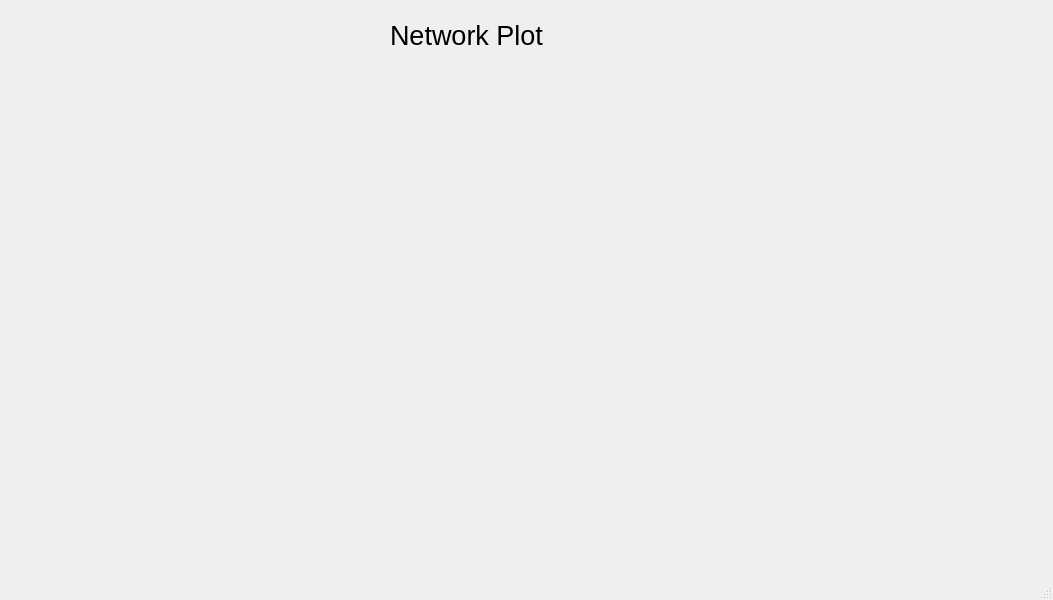
<?xml version="1.0" encoding="UTF-8"?>
<ui version="4.0">
 <class>NetworkPlot</class>
 <widget class="QMainWindow" name="NetworkPlot">
  <property name="geometry">
   <rect>
    <x>0</x>
    <y>0</y>
    <width>1053</width>
    <height>600</height>
   </rect>
  </property>
  <property name="windowTitle">
   <string>NetworkPlot</string>
  </property>
  <widget class="QWidget" name="centralwidget">
   <widget class="QLabel" name="label">
    <property name="geometry">
     <rect>
      <x>390</x>
      <y>10</y>
      <width>211</width>
      <height>51</height>
     </rect>
    </property>
    <property name="font">
     <font>
      <pointsize>20</pointsize>
     </font>
    </property>
    <property name="text">
     <string>Network Plot</string>
    </property>
   </widget>
  </widget>
  <widget class="QMenuBar" name="menubar">
   <property name="geometry">
    <rect>
     <x>0</x>
     <y>0</y>
     <width>1053</width>
     <height>26</height>
    </rect>
   </property>
  </widget>
  <widget class="QStatusBar" name="statusbar"/>
 </widget>
 <resources/>
 <connections/>
</ui>
